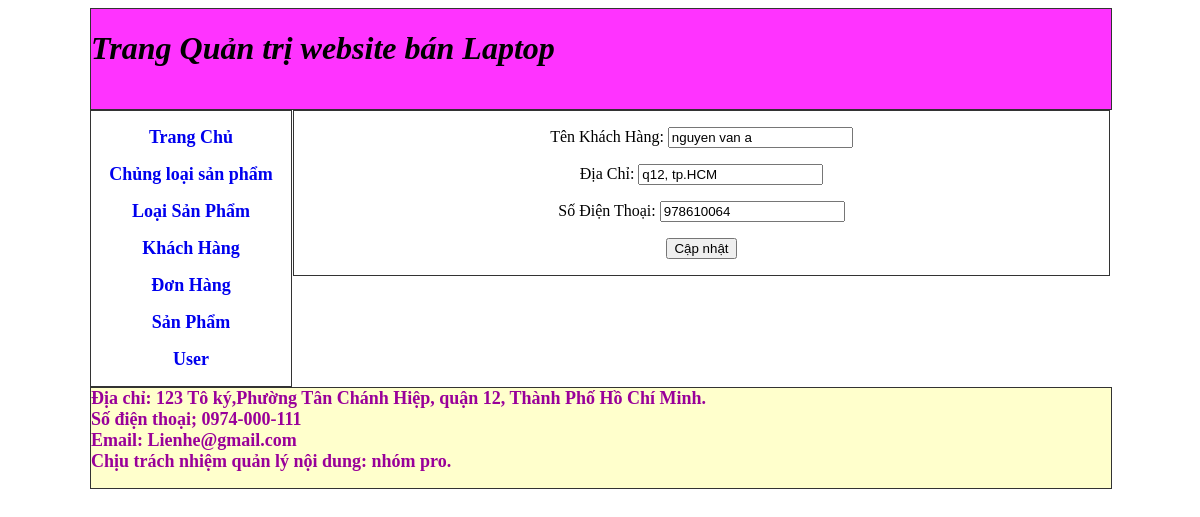
Screenshot of /admin/index.php?id=Sua_KH&idKH=1 with the database file from the repository.
### tables this page shows
CREATE TABLE `khachhang` (
  `MaKH` int(50) NOT NULL,
  `TenKH` text NOT NULL,
  `Diachi` text NOT NULL,
  `sdt` int(11) NOT NULL
);

### admin/Sua_KH.php (the view, shortened to what this page needs)
<?php
	$kq=mysqli_query($link,"select* from khachhang where MaKH={$_GET['idKH']}");
	$d=mysqli_fetch_array($kq);
?>
<form name="form1" method="post" action="process.php">
  <p>
    <label for="TenKH">Tên Khách Hàng:</label>
    <input type="text" name="TenKH" id="TenKH" value="<?php echo $d['TenKH'];?>">
  </p>
  <p>
    <label for="diachi">Địa Chỉ:</label>
    <input type="text" name="diachi" id="diachi" value="<?php echo $d['Diachi'];?>">
  </p>
  <p>
    <label for="sdt">Số Điện Thoại:</label>
    <input type="text" name="sdt" id="sdt" value="<?php echo $d['sdt'];?>">
  </p>
  <p>
    <input type="submit" name="Sua_KH" id="Sua_KH" value="Cập nhật">
  </p>
</form>

### rows the page displays
khachhang: TenKH "nguyen van a", diachi "q12, tp.HCM", sdt "978610064"
